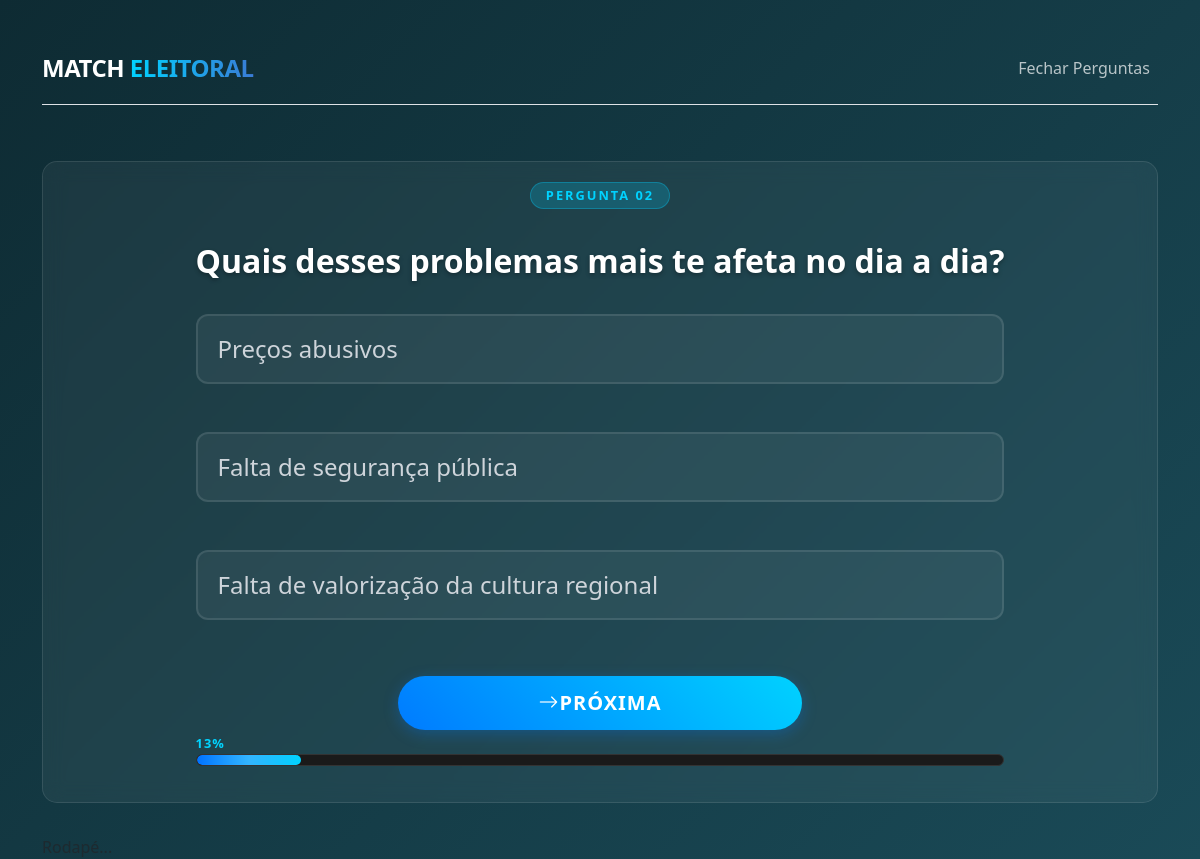
/enquete/2/ (signed in), run on the app's committed database.
### polls/models.py (models this page shows, shortened)
class Question(models.Model):
    question_text = models.CharField("Pergunta")
    pub_date = models.DateTimeField("Data de publicação")

class Choice(models.Model):
    question = models.ForeignKey(Question, on_delete=models.CASCADE)
    choice_text = models.CharField(max_length=200)
    deputados_relacionados = models.ManyToManyField('Deputado')

### polls/views.py (the view, shortened to what this page needs)
# urls.py: path('enquete/<int:question_id>/', views.vote, name='question_detail'),
@login_required
def vote(request, question_id):
    question = get_object_or_404(Question, pk=question_id)
    next_question = get_next_question(question)
    is_last_question = not next_question
    amount_questions = Question.objects.count()
    current_position = Question.objects.filter(id__lte=question.id).count()
    progress = (float(current_position) / float(amount_questions)) * 100 if amount_questions > 0 else 0
    context = {'question': question,
                'progress': progress,
                'is_last_question': is_last_question,
                'position': current_position,
                'amount_questions': amount_questions}
    return render(request, 'polls/question_detail.html', context)

### polls/views.py (called while the page is built)
def get_next_question(current_question):
    return Question.objects.filter(id__gt=current_question.id).order_by('id').first()

### templates/polls/question_detail.html (shortened to what this page needs)
{% extends 'base/_layout4.html' %}
{% block content %}
    <div class="card">
        <h5 class="card-title-question">Pergunta {{ question.id|stringformat:"02d" }}</h5>
        <div class="card-body">
            <form action="{% url 'question_detail' question_id=question.id %}" method="post">
                <fieldset>
                    <legend>
                        <h1>{{ question.question_text }}</h1>
                        {% for choice in question.choice_set.all %}
                            <label for="choice{{ forloop.counter }}" class="form-check-label" id="choice">
                                {{ choice.choice_text }}
                            </label><br>
                            {% empty %}
                                <p>Nenhuma alternativa disponível.</p>
                        {% endfor %}
                    </legend>
                </fieldset>
                {% if question.choice_set.all %}
                    <div class="d-grid gap-2 col-6 mx-auto">
                        <button type="submit" class="btn {% if is_last_question %}btn-success{% else %}btn-primary{% endif %} btn-lg" id="btn-salvarEscolha">
                            {% if is_last_question %}
                                <i class="bi bi-check-all"></i>Finalizar
                            {% else %}
                                <i class="bi bi-arrow-right"></i>Próxima
                            {% endif %}
                        </button>
                    </div>
                {% endif %}
            </form>
            <span class="progress-percentage">{{ progress|floatformat:0 }}%</span>
            <div class="progress-container">
                <div class="progress-bar-custom" style="width: {{ progress|floatformat:0 }}%;">
                    <div class="progress-glow"></div>
                </div>
            </div>
        </div>
    </div>
{% endblock %}

### templates/base/_base.html (style rules this page uses)
body { background: linear-gradient(135deg, #0E2B33 0%, #1a4a57 100%); background-attachment: fixed; background-repeat: no-repeat; background-size: cover; min-height: 100vh; color: #ffffff; margin: 0; }
.card { background: rgba(255, 255, 255, 0.05); backdrop-filter: blur(10px); border: 1px solid rgba(255, 255, 255, 0.1); border-radius: 15px; padding: 20px; align-items: center; }
.card-title-question { display: inline-block; background-color: rgba(0, 210, 255, 0.2); color: #00d2ff; padding: 5px 15px; border-radius: 50px; font-size: 0.8rem; font-weight: bold; text-transform: uppercase; letter-spacing: 2px; border: 1px solid rgba(0, 210, 255, 0.3); margin-bottom: 15px; }
h1 { font-size: 2rem; font-weight: 800; color: #ffffff; line-height: 1.3; margin-bottom: 2rem; text-shadow: 0 2px 4px rgba(0,0,0,0.3); }
#btn-salvarEscolha { background: linear-gradient(45deg, #007bff, #00d2ff); border: none; border-radius: 50px; padding: 12px 35px; font-weight: bold; text-transform: uppercase; letter-spacing: 1px; box-shadow: 0 4px 15px rgba(0, 123, 255, 0.3); transition: all 0.3s ease; align-items: right; }
#choice { display: block; background: rgba(255, 255, 255, 0.05); border: 2px solid rgba(255, 255, 255, 0.1); border-radius: 12px; padding: 15px 20px; margin-bottom: 12px; cursor: pointer; transition: all 0.3s ease; color: #ced4da; }

### templates/polls/question_detail.html (style rules this page uses)
.progress-percentage { color: #fff; font-weight: 700; text-transform: uppercase; letter-spacing: 1px; font-size: 0.8rem; }
.progress-percentage { color: #00d4ff; }
.progress-container { width: 100%; height: 12px; background: #1a1a1a; border-radius: 50px; overflow: hidden; border: 1px solid #333; }
.progress-bar-custom { height: 100%; background: linear-gradient(90deg, #0072ff 0%, #00d4ff 100%); border-radius: 50px; position: relative; transition: width 0.8s cubic-bezier(0.17, 0.67, 0.83, 0.67); }
.progress-glow { position: absolute; top: 0; left: 0; width: 100%; height: 100%; background: linear-gradient( 90deg, transparent, rgba(255, 255, 255, 0.2), transparent ); animation: scan 2s infinite; }

### data on the page
Question: id "02", question_text "Quais desses problemas mais te afeta no dia a dia?"
Choice: choice_text "Preços abusivos"
Choice: choice_text "Falta de segurança pública"
Choice: choice_text "Falta de valorização da cultura regional"

### other printed values
{{ progress|floatformat:0 }} "13"
